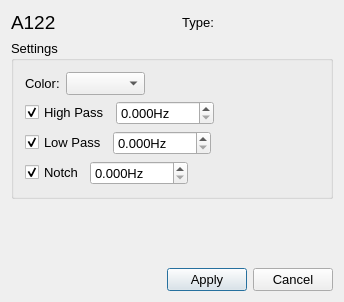
<?xml version="1.0" encoding="UTF-8"?>
<ui version="4.0">
 <class>SignalSettingsClass</class>
 <widget class="QDialog" name="SignalSettingsClass">
  <property name="geometry">
   <rect>
    <x>0</x>
    <y>0</y>
    <width>344</width>
    <height>302</height>
   </rect>
  </property>
  <property name="minimumSize">
   <size>
    <width>344</width>
    <height>259</height>
   </size>
  </property>
  <property name="maximumSize">
   <size>
    <width>16777215</width>
    <height>16777215</height>
   </size>
  </property>
  <property name="font">
   <font>
    <family>Arial</family>
    <pointsize>10</pointsize>
   </font>
  </property>
  <property name="windowTitle">
   <string>Channel Settings</string>
  </property>
  <property name="windowIcon">
   <iconset resource="../../../resources/AnyWave.qrc">
    <normaloff>:/images/AnyWave_icon.png</normaloff>:/images/AnyWave_icon.png</iconset>
  </property>
  <property name="modal">
   <bool>false</bool>
  </property>
  <layout class="QVBoxLayout" name="verticalLayout_2">
   <item>
    <layout class="QHBoxLayout" name="horizontalLayout_2">
     <item>
      <widget class="QLabel" name="labelChannel">
       <property name="sizePolicy">
        <sizepolicy hsizetype="Preferred" vsizetype="Fixed">
         <horstretch>0</horstretch>
         <verstretch>0</verstretch>
        </sizepolicy>
       </property>
       <property name="font">
        <font>
         <family>Arial</family>
         <pointsize>14</pointsize>
        </font>
       </property>
       <property name="text">
        <string>A122</string>
       </property>
       <property name="scaledContents">
        <bool>true</bool>
       </property>
      </widget>
     </item>
     <item>
      <spacer name="horizontalSpacer_5">
       <property name="orientation">
        <enum>Qt::Horizontal</enum>
       </property>
       <property name="sizeHint" stdset="0">
        <size>
         <width>40</width>
         <height>20</height>
        </size>
       </property>
      </spacer>
     </item>
     <item>
      <widget class="QLabel" name="labelType">
       <property name="sizePolicy">
        <sizepolicy hsizetype="Preferred" vsizetype="Fixed">
         <horstretch>0</horstretch>
         <verstretch>0</verstretch>
        </sizepolicy>
       </property>
       <property name="text">
        <string>Type:</string>
       </property>
       <property name="alignment">
        <set>Qt::AlignCenter</set>
       </property>
      </widget>
     </item>
     <item>
      <spacer name="horizontalSpacer_4">
       <property name="orientation">
        <enum>Qt::Horizontal</enum>
       </property>
       <property name="sizeHint" stdset="0">
        <size>
         <width>40</width>
         <height>20</height>
        </size>
       </property>
      </spacer>
     </item>
    </layout>
   </item>
   <item>
    <widget class="QGroupBox" name="groupBox">
     <property name="title">
      <string>Settings</string>
     </property>
     <layout class="QVBoxLayout" name="verticalLayout">
      <item>
       <layout class="QHBoxLayout" name="gainLevelsLayout"/>
      </item>
      <item>
       <layout class="QHBoxLayout" name="horizontalLayout_4">
        <item>
         <widget class="QLabel" name="label_Couleur">
          <property name="sizePolicy">
           <sizepolicy hsizetype="Preferred" vsizetype="Fixed">
            <horstretch>0</horstretch>
            <verstretch>0</verstretch>
           </sizepolicy>
          </property>
          <property name="text">
           <string>Color:</string>
          </property>
         </widget>
        </item>
        <item>
         <widget class="QComboBox" name="cb_Couleur">
          <property name="sizePolicy">
           <sizepolicy hsizetype="Preferred" vsizetype="Fixed">
            <horstretch>0</horstretch>
            <verstretch>0</verstretch>
           </sizepolicy>
          </property>
          <property name="focusPolicy">
           <enum>Qt::ClickFocus</enum>
          </property>
         </widget>
        </item>
        <item>
         <spacer name="horizontalSpacer_3">
          <property name="orientation">
           <enum>Qt::Horizontal</enum>
          </property>
          <property name="sizeHint" stdset="0">
           <size>
            <width>40</width>
            <height>20</height>
           </size>
          </property>
         </spacer>
        </item>
       </layout>
      </item>
      <item>
       <layout class="QHBoxLayout" name="horizontalLayout_5">
        <item>
         <widget class="QCheckBox" name="checkHighPass">
          <property name="sizePolicy">
           <sizepolicy hsizetype="Preferred" vsizetype="Fixed">
            <horstretch>0</horstretch>
            <verstretch>0</verstretch>
           </sizepolicy>
          </property>
          <property name="text">
           <string>High Pass</string>
          </property>
          <property name="checked">
           <bool>true</bool>
          </property>
         </widget>
        </item>
        <item>
         <widget class="QDoubleSpinBox" name="sbHigh">
          <property name="sizePolicy">
           <sizepolicy hsizetype="Preferred" vsizetype="Fixed">
            <horstretch>0</horstretch>
            <verstretch>0</verstretch>
           </sizepolicy>
          </property>
          <property name="suffix">
           <string>Hz</string>
          </property>
          <property name="decimals">
           <number>3</number>
          </property>
          <property name="minimum">
           <double>0.000000000000000</double>
          </property>
          <property name="maximum">
           <double>1000.000000000000000</double>
          </property>
          <property name="value">
           <double>0.000000000000000</double>
          </property>
         </widget>
        </item>
        <item>
         <spacer name="horizontalSpacer_6">
          <property name="orientation">
           <enum>Qt::Horizontal</enum>
          </property>
          <property name="sizeHint" stdset="0">
           <size>
            <width>40</width>
            <height>20</height>
           </size>
          </property>
         </spacer>
        </item>
       </layout>
      </item>
      <item>
       <layout class="QHBoxLayout" name="horizontalLayout_6">
        <item>
         <widget class="QCheckBox" name="checkLowPass">
          <property name="sizePolicy">
           <sizepolicy hsizetype="Preferred" vsizetype="Fixed">
            <horstretch>0</horstretch>
            <verstretch>0</verstretch>
           </sizepolicy>
          </property>
          <property name="text">
           <string>Low Pass</string>
          </property>
          <property name="checked">
           <bool>true</bool>
          </property>
         </widget>
        </item>
        <item>
         <widget class="QDoubleSpinBox" name="sbLow">
          <property name="sizePolicy">
           <sizepolicy hsizetype="Preferred" vsizetype="Fixed">
            <horstretch>0</horstretch>
            <verstretch>0</verstretch>
           </sizepolicy>
          </property>
          <property name="suffix">
           <string>Hz</string>
          </property>
          <property name="decimals">
           <number>3</number>
          </property>
          <property name="minimum">
           <double>0.000000000000000</double>
          </property>
          <property name="maximum">
           <double>1000.000000000000000</double>
          </property>
          <property name="value">
           <double>0.000000000000000</double>
          </property>
         </widget>
        </item>
        <item>
         <spacer name="horizontalSpacer_7">
          <property name="orientation">
           <enum>Qt::Horizontal</enum>
          </property>
          <property name="sizeHint" stdset="0">
           <size>
            <width>40</width>
            <height>20</height>
           </size>
          </property>
         </spacer>
        </item>
       </layout>
      </item>
      <item>
       <layout class="QHBoxLayout" name="horizontalLayout_7">
        <item>
         <widget class="QCheckBox" name="checkNotch">
          <property name="text">
           <string>Notch</string>
          </property>
          <property name="checked">
           <bool>true</bool>
          </property>
         </widget>
        </item>
        <item>
         <widget class="QDoubleSpinBox" name="sbNotch">
          <property name="sizePolicy">
           <sizepolicy hsizetype="Preferred" vsizetype="Fixed">
            <horstretch>0</horstretch>
            <verstretch>0</verstretch>
           </sizepolicy>
          </property>
          <property name="suffix">
           <string>Hz</string>
          </property>
          <property name="decimals">
           <number>3</number>
          </property>
          <property name="minimum">
           <double>0.000000000000000</double>
          </property>
          <property name="maximum">
           <double>1000.000000000000000</double>
          </property>
          <property name="value">
           <double>0.000000000000000</double>
          </property>
         </widget>
        </item>
        <item>
         <spacer name="horizontalSpacer_8">
          <property name="orientation">
           <enum>Qt::Horizontal</enum>
          </property>
          <property name="sizeHint" stdset="0">
           <size>
            <width>40</width>
            <height>20</height>
           </size>
          </property>
         </spacer>
        </item>
       </layout>
      </item>
     </layout>
    </widget>
   </item>
   <item>
    <spacer name="verticalSpacer">
     <property name="orientation">
      <enum>Qt::Vertical</enum>
     </property>
     <property name="sizeHint" stdset="0">
      <size>
       <width>20</width>
       <height>25</height>
      </size>
     </property>
    </spacer>
   </item>
   <item>
    <layout class="QHBoxLayout" name="horizontalLayout">
     <item>
      <spacer name="horizontalSpacer">
       <property name="orientation">
        <enum>Qt::Horizontal</enum>
       </property>
       <property name="sizeHint" stdset="0">
        <size>
         <width>40</width>
         <height>20</height>
        </size>
       </property>
      </spacer>
     </item>
     <item>
      <widget class="QPushButton" name="buttonApply">
       <property name="text">
        <string>Apply</string>
       </property>
       <property name="default">
        <bool>true</bool>
       </property>
      </widget>
     </item>
     <item>
      <widget class="QPushButton" name="buttonCancel">
       <property name="text">
        <string>Cancel</string>
       </property>
      </widget>
     </item>
    </layout>
   </item>
  </layout>
 </widget>
 <layoutdefault spacing="6" margin="11"/>
 <resources>
  <include location="../../../resources/AnyWave.qrc"/>
 </resources>
 <connections>
  <connection>
   <sender>buttonApply</sender>
   <signal>clicked()</signal>
   <receiver>SignalSettingsClass</receiver>
   <slot>accept()</slot>
   <hints>
    <hint type="sourcelabel">
     <x>252</x>
     <y>291</y>
    </hint>
    <hint type="destinationlabel">
     <x>109</x>
     <y>156</y>
    </hint>
   </hints>
  </connection>
  <connection>
   <sender>buttonCancel</sender>
   <signal>clicked()</signal>
   <receiver>SignalSettingsClass</receiver>
   <slot>reject()</slot>
   <hints>
    <hint type="sourcelabel">
     <x>333</x>
     <y>291</y>
    </hint>
    <hint type="destinationlabel">
     <x>154</x>
     <y>160</y>
    </hint>
   </hints>
  </connection>
  <connection>
   <sender>checkHighPass</sender>
   <signal>toggled(bool)</signal>
   <receiver>sbHigh</receiver>
   <slot>setEnabled(bool)</slot>
   <hints>
    <hint type="sourcelabel">
     <x>102</x>
     <y>154</y>
    </hint>
    <hint type="destinationlabel">
     <x>203</x>
     <y>155</y>
    </hint>
   </hints>
  </connection>
  <connection>
   <sender>checkLowPass</sender>
   <signal>toggled(bool)</signal>
   <receiver>sbLow</receiver>
   <slot>setEnabled(bool)</slot>
   <hints>
    <hint type="sourcelabel">
     <x>99</x>
     <y>184</y>
    </hint>
    <hint type="destinationlabel">
     <x>200</x>
     <y>185</y>
    </hint>
   </hints>
  </connection>
  <connection>
   <sender>checkNotch</sender>
   <signal>toggled(bool)</signal>
   <receiver>sbNotch</receiver>
   <slot>setEnabled(bool)</slot>
   <hints>
    <hint type="sourcelabel">
     <x>49</x>
     <y>202</y>
    </hint>
    <hint type="destinationlabel">
     <x>101</x>
     <y>203</y>
    </hint>
   </hints>
  </connection>
 </connections>
 <slots>
  <slot>checkFiltering(bool)</slot>
  <slot>upAmp()</slot>
  <slot>downAmp()</slot>
 </slots>
</ui>
